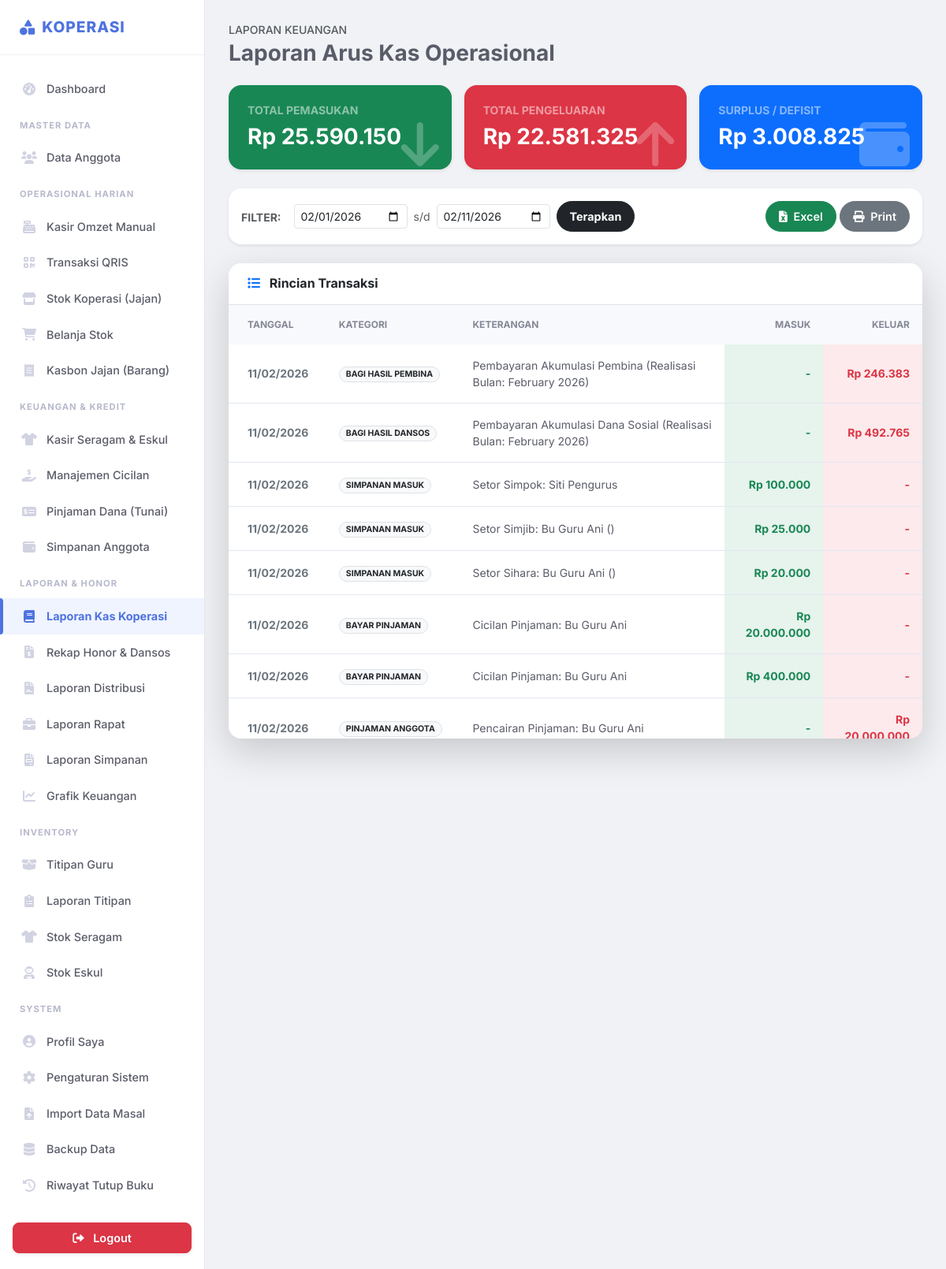
The page /kas/laporan_kas (signed in) on the database its author committed.
### tables this page shows
CREATE TABLE `transaksi_kas` (
  `id` int(11) NOT NULL,
  `tanggal` date NOT NULL,
  `kategori` varchar(100) NOT NULL,
  `arus` enum('masuk','keluar') NOT NULL,
  `jumlah` decimal(15,2) NOT NULL,
  `keterangan` text DEFAULT NULL,
  `user_id` int(11) DEFAULT NULL,
  `created_at` timestamp NOT NULL DEFAULT current_timestamp()
);

### config/functions.php (called while the page is built, shortened)
<?php
function formatRp($angka){
    return "Rp " . number_format($angka, 0, ',', '.');
}
?>

### pages/kas/laporan_kas.php (the view, shortened to what this page needs)
<?php
$tgl_awal = isset($_GET['tgl_awal']) ? $_GET['tgl_awal'] : date('Y-m-01');
$tgl_akhir = isset($_GET['tgl_akhir']) ? $_GET['tgl_akhir'] : date('Y-m-d');
$sql = "SELECT * FROM transaksi_kas
        WHERE (tanggal BETWEEN ? AND ?)
        AND kategori NOT IN ('penjualan_seragam', 'penjualan_eskul')
        ORDER BY tanggal DESC, id DESC";
$stmt = $pdo->prepare($sql);
$stmt->execute([$tgl_awal, $tgl_akhir]);
$transaksi = $stmt->fetchAll();
$total_masuk_periode = 0;
$total_keluar_periode = 0;
foreach($transaksi as $t){
    if($t['arus'] == 'masuk') $total_masuk_periode += $t['jumlah'];
    else $total_keluar_periode += $t['jumlah'];
}
$saldo_akhir_periode = $total_masuk_periode - $total_keluar_periode;
?>
<div class="d-flex justify-content-between align-items-center mb-4">
    <div>
        <h6 class="text-muted text-uppercase small ls-1 mb-1">Laporan Keuangan</h6>
        <h2 class="h3 fw-bold mb-0">Laporan Arus Kas Operasional</h2>
    </div>
</div>
<div class="row g-3 mb-4">
    <div class="col-md-4">
        <div class="card bg-success text-white border-0 shadow-sm rounded-4 h-100 position-relative overflow-hidden">
            <div class="card-body p-4">
                <h6 class="text-white-50 text-uppercase small fw-bold mb-2">Total Pemasukan</h6>
                <h3 class="mb-0 fw-bold"><?= formatRp($total_masuk_periode) ?></h3>
            </div>
            <i class="fas fa-arrow-down fa-4x position-absolute bottom-0 end-0 mb-n1 me-3 opacity-25"></i>
        </div>
    </div>
    <div class="col-md-4">
        <div class="card bg-danger text-white border-0 shadow-sm rounded-4 h-100 position-relative overflow-hidden">
            <div class="card-body p-4">
                <h6 class="text-white-50 text-uppercase small fw-bold mb-2">Total Pengeluaran</h6>
                <h3 class="mb-0 fw-bold"><?= formatRp($total_keluar_periode) ?></h3>
            </div>
            <i class="fas fa-arrow-up fa-4x position-absolute bottom-0 end-0 mb-n1 me-3 opacity-25"></i>
        </div>
    </div>
    <div class="col-md-4">
        <div class="card bg-primary text-white border-0 shadow-sm rounded-4 h-100 position-relative overflow-hidden">
            <div class="card-body p-4">
                <h6 class="text-white-50 text-uppercase small fw-bold mb-2">Surplus / Defisit</h6>
                <h3 class="mb-0 fw-bold"><?= formatRp($saldo_akhir_periode) ?></h3>
            </div>
            <i class="fas fa-wallet fa-4x position-absolute bottom-0 end-0 mb-n1 me-3 opacity-25"></i>
        </div>
    </div>
</div>
<div class="card border-0 shadow-sm mb-4 rounded-4">
    <div class="card-body p-3">
        <form class="row g-2 align-items-center" method="GET">
            <div class="col-auto"><span class="fw-bold text-muted small me-2">FILTER:</span></div>
            <div class="col-auto"><input type="date" name="tgl_awal" class="form-control form-control-sm" value="<?= $tgl_awal ?>"></div>
            <div class="col-auto text-muted small">s/d</div>
            <div class="col-auto"><input type="date" name="tgl_akhir" class="form-control form-control-sm" value="<?= $tgl_akhir ?>"></div>
            <div class="col-auto"><button type="submit" class="btn btn-sm btn-dark px-3 rounded-pill fw-bold">Terapkan</button></div>
            <div class="col-auto ms-auto">
                <a href="process/export_laporan_kas.php?tgl_awal=<?= $tgl_awal ?>&tgl_akhir=<?= $tgl_akhir ?>" class="btn btn-sm btn-success rounded-pill px-3" target="_blank"><i class="fas fa-file-excel me-1"></i> Excel</a>
                <a href="pages/kas/cetak_laporan_kas.php?tgl_awal=<?= $tgl_awal ?>&tgl_akhir=<?= $tgl_akhir ?>" class="btn btn-sm btn-secondary rounded-pill px-3" target="_blank"><i class="fas fa-print me-1"></i> Print</a>
            </div>
        </form>
    </div>
</div>
<div class="card border-0 shadow-lg rounded-4 overflow-hidden">
    <div class="card-header bg-white py-3 border-bottom">
        <h6 class="mb-0 fw-bold text-dark"><i class="fas fa-list me-2 text-primary"></i> Rincian Transaksi</h6>
    </div>
    <div class="table-responsive" style="max-height: 550px; overflow-y: auto;">
        <table class="table table-hover align-middle mb-0 small">
            <thead class="bg-light sticky-top" style="z-index: 1;">
                <tr>
                    <th class="ps-4 py-3">Tanggal</th>
                    <th class="py-3">Kategori</th>
                    <th class="py-3">Keterangan</th>
                    <th class="text-end py-3">Masuk</th>
                    <th class="text-end py-3">Keluar</th>
                </tr>
            </thead>
            <tbody>
                <?php endif;
                foreach($transaksi as $row):
                    $masuk = ($row['arus'] == 'masuk') ? $row['jumlah'] : 0;
                    $keluar = ($row['arus'] == 'keluar') ? $row['jumlah'] : 0;
                ?>
                <tr>
                    <td class="ps-4 fw-bold text-secondary"><?= date('d/m/Y', strtotime($row['tanggal'])) ?></td>
                    <td>
                        <span class="badge bg-light text-dark border rounded-pill px-2">
                            <?= strtoupper(str_replace('_', ' ', $row['kategori'])) ?>
                        </span>
                    </td>
                    <td><?= htmlspecialchars($row['keterangan']) ?></td>
                    <td class="text-end text-success fw-bold bg-success bg-opacity-10">
                        <?= $masuk > 0 ? formatRp($masuk) : '-' ?>
                    </td>
                    <td class="text-end text-danger fw-bold bg-danger bg-opacity-10">
                        <?= $keluar > 0 ? formatRp($keluar) : '-' ?>
                    </td>
                </tr>
                <?php endforeach; ?>
            </tbody>
        </table>
    </div>
</div>

### index.php (style rules this page uses)
:root { --primary: #4e73df; --primary-dark: #224abe; --success: #1cc88a; --info: #36b9cc; --warning: #f6c23e; --danger: #e74a3b; --dark: #2c3e50; --light: #f8f9fc; }
body { font-family: 'Inter', sans-serif; background-color: #f0f2f5; color: #5a5c69; overflow-x: hidden; }
.card { border: none; border-radius: 12px; box-shadow: 0 0.15rem 1.75rem 0 rgba(58, 59, 69, 0.05); background: #fff; transition: box-shadow 0.2s; }
.card-header { background: #fff; border-bottom: 1px solid #e3e6f0; padding: 1.2rem 1.5rem; font-weight: 700; color: var(--primary); }
.btn { padding: 0.5rem 1rem; border-radius: 8px; font-weight: 600; font-size: 0.9rem; }
.table thead th { background: #f8f9fc; color: #858796; font-weight: 700; text-transform: uppercase; font-size: 0.75rem; border-bottom: 0; padding: 1rem; }
.table td { padding: 1rem; vertical-align: middle; color: #5a5c69; border-bottom: 1px solid #e3e6f0; }

### rows shown on the page
transaksi_kas: tanggal "11/02/2026", kategori "BAGI HASIL PEMBINA", keterangan "Pembayaran Akumulasi Pembina (Realisasi Bulan: February 2026)", formatRp($keluar) "Rp 246.383"
transaksi_kas: tanggal "11/02/2026", kategori "BAGI HASIL DANSOS", keterangan "Pembayaran Akumulasi Dana Sosial (Realisasi Bulan: February 2026)", formatRp($keluar) "Rp 492.765"
transaksi_kas: tanggal "11/02/2026", kategori "SIMPANAN MASUK", keterangan "Setor Simpok: Siti Pengurus", formatRp($masuk) "Rp 100.000"
transaksi_kas: tanggal "11/02/2026", kategori "SIMPANAN MASUK", keterangan "Setor Simjib: Bu Guru Ani ()", formatRp($masuk) "Rp 25.000"
transaksi_kas: tanggal "11/02/2026", kategori "SIMPANAN MASUK", keterangan "Setor Sihara: Bu Guru Ani ()", formatRp($masuk) "Rp 20.000"
transaksi_kas: tanggal "11/02/2026", kategori "BAYAR PINJAMAN", keterangan "Cicilan Pinjaman: Bu Guru Ani", formatRp($masuk) "Rp 20.000.000"
transaksi_kas: tanggal "11/02/2026", kategori "BAYAR PINJAMAN", keterangan "Cicilan Pinjaman: Bu Guru Ani", formatRp($masuk) "Rp 400.000"
transaksi_kas: tanggal "11/02/2026", kategori "PINJAMAN ANGGOTA", keterangan "Pencairan Pinjaman: Bu Guru Ani", formatRp($keluar) "Rp…"

### other values the page prints
formatRp($total_masuk_periode) "Rp 25.590.150"
formatRp($total_keluar_periode) "Rp 22.581.325"
formatRp($saldo_akhir_periode) "Rp 3.008.825"
